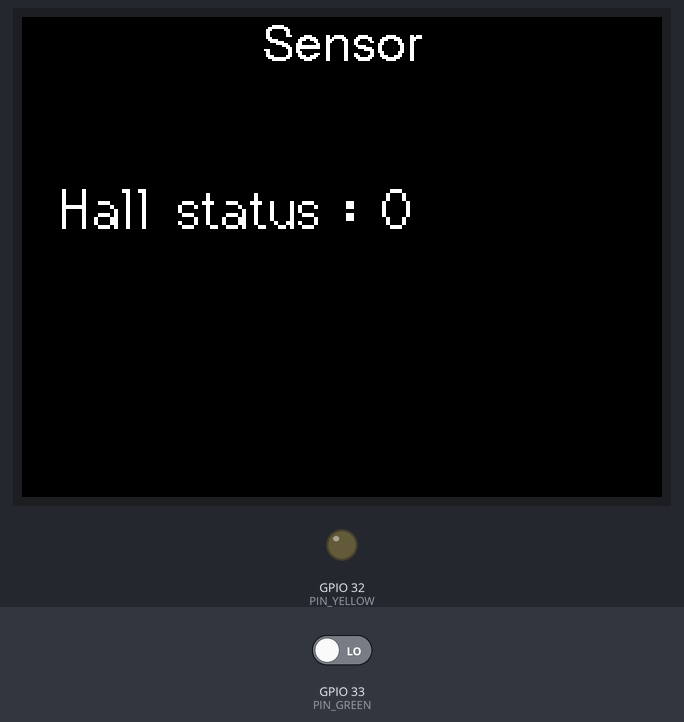
The program below on a simulated ESP32. Shown: 320×240 colour display, output pins drawn as LEDs (lit = HIGH). The inputs (shaded band) are chosen by the test bench; at power-on: GPIO 33 (PIN_GREEN) LOW.

Above: at 1.4 s.
1.5 s: GPIO 33 (PIN_GREEN) driven HIGH
Timing chart, 0 to 4.5 s (numbered marks = the images above; inputs shaded):
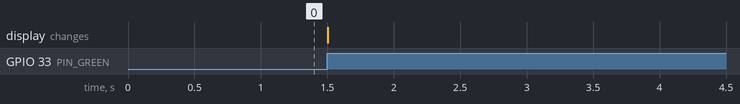

The program:

main.cpp
```cpp
#include <M5Core2.h>
#define val
#define PIN_YELLOW 32
#define PIN_GREEN 33

void header(const char *string, uint16_t color) {
  M5.Lcd.fillScreen(color);
  M5.Lcd.setTextSize(1);
  M5.Lcd.setTextColor(TFT_WHITE, TFT_BLACK);
  M5.Lcd.fillRect(0, 0, 320, 30, TFT_BLACK);
  M5.Lcd.setTextDatum(TC_DATUM);
  M5.Lcd.drawString(string, 160, 3, 4);
}

void setup() {
    M5.begin(true, false, true);
    header("Sensor", TFT_BLACK);
    pinMode(PIN_YELLOW, OUTPUT);
    pinMode(PIN_GREEN, INPUT);
}

void loop() {
  bool status = digitalRead(PIN_GREEN);
  M5.Lcd.setTextSize(2);
  M5.Lcd.setCursor(20, 80, 2);
  M5.Lcd.printf("Hall status : %d", status);
}
```
